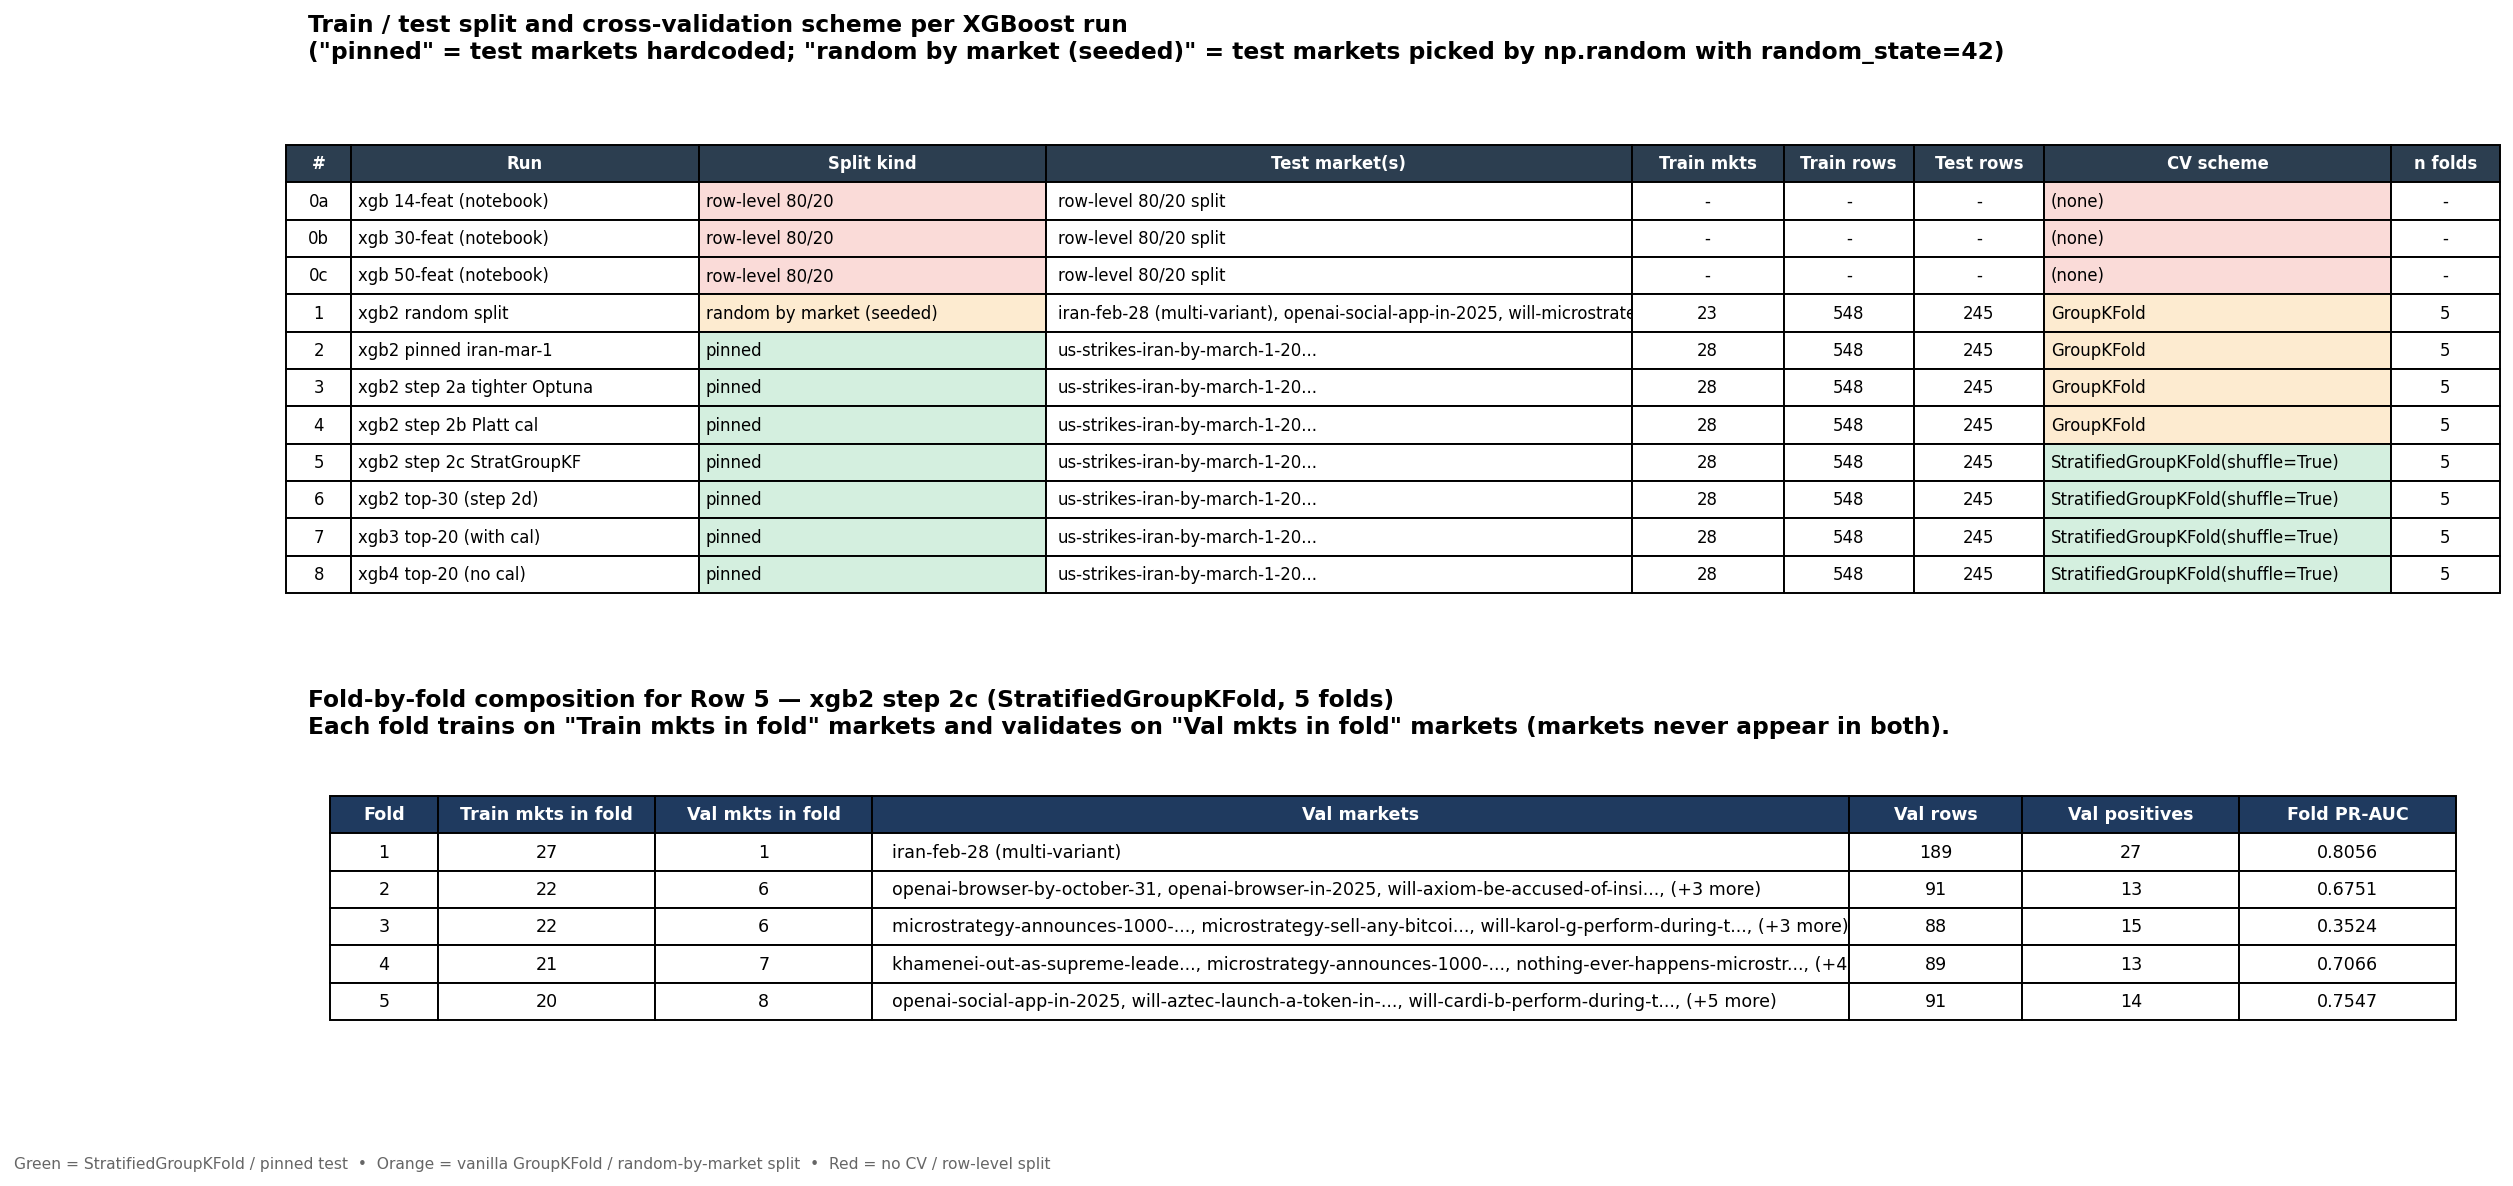

Source code (Python):
"""Render a visual breakdown of how train/test split and CV were done per run.

Reads the same cache/models/<MODEL>_*.meta.json files used by
xgboost_comparison.py and produces xgboost_cv_breakdown.png with:
  - top: per-run table of split strategy + CV scheme + train/test sizes
  - bottom: fold-by-fold breakdown for the step-2c run (representative
    StratifiedGroupKFold example).
"""

from __future__ import annotations

import json
from pathlib import Path

import matplotlib
matplotlib.use("Agg")
import matplotlib.pyplot as plt

MODEL_DIR = Path("cache/models")
OUT_PATH = Path("xgboost_cv_breakdown.png")

# Same row order as xgboost_comparison.py for easy cross-reference.
XGB_RUNS = [
    ("0a", "xgb 14-feat (notebook)",      "xgb_insider_14feat_latest.meta.json"),
    ("0b", "xgb 30-feat (notebook)",      "xgb_insider_30feat_latest.meta.json"),
    ("0c", "xgb 50-feat (notebook)",      "xgb_insider_50feat_latest.meta.json"),
    ("1",  "xgb2 random split",           "xgb_insider_10feat_v2_20260615_115126.meta.json"),
    ("2",  "xgb2 pinned iran-mar-1",      "xgb_insider_10feat_v2_20260615_120424.meta.json"),
    ("3",  "xgb2 step 2a tighter Optuna", "xgb_insider_10feat_v2_20260615_121020.meta.json"),
    ("4",  "xgb2 step 2b Platt cal",      "xgb_insider_10feat_v2_20260615_123115.meta.json"),
    ("5",  "xgb2 step 2c StratGroupKF",   "xgb_insider_10feat_v2_latest.meta.json"),
    ("6",  "xgb2 top-30 (step 2d)",       "xgb_insider_30feat_v2_latest.meta.json"),
    ("7",  "xgb3 top-20 (with cal)",      "xgb_insider_20feat_v2_latest.meta.json"),
    ("8",  "xgb4 top-20 (no cal)",        "xgb_insider_20feat_v2_nocal_latest.meta.json"),
]

# Worked-example run for the per-fold breakdown table.
EXAMPLE_RUN_META = "xgb_insider_10feat_v2_latest.meta.json"
EXAMPLE_RUN_TAG = "Row 5 — xgb2 step 2c (StratifiedGroupKFold, 5 folds)"


def short_market(slug: str, maxlen: int = 32) -> str:
    """Truncate giant slugs like the iran-feb-28 one to a readable label."""
    if slug.startswith("us-strikes-iran-by-february-28-2026"):
        return "iran-feb-28 (multi-variant)"
    if slug.startswith("will-us-or-israel-strike-iran-by-february-28-2026"):
        return "us-or-isr-iran-feb-28"
    if len(slug) <= maxlen:
        return slug
    return slug[: maxlen - 1] + "..."


def market_list(slugs: list[str], max_show: int = 6) -> str:
    """Join a list of market slugs with truncation."""
    shown = [short_market(s, maxlen=30) for s in slugs[:max_show]]
    extra = len(slugs) - max_show
    if extra > 0:
        shown.append(f"(+{extra} more)")
    return ", ".join(shown)


def cv_scheme_short(scheme: str) -> str:
    """Reduce a verbose CV scheme description to a short label."""
    if not scheme:
        return "(none)"
    if "StratifiedGroupKFold" in scheme:
        return "StratifiedGroupKFold(shuffle=True)"
    if "GroupKFold" in scheme:
        return "GroupKFold"
    if "TimeSeriesSplit" in scheme:
        return "TimeSeriesSplit"
    return scheme[:30]


def split_kind(strategy: str) -> str:
    if "pinned" in strategy.lower():
        return "pinned"
    if "random by market" in strategy.lower():
        return "random by market (seeded)"
    if not strategy:
        return "row-level 80/20"
    return strategy[:30]


def load_run_summary(meta_path: str) -> dict:
    m = json.load(open(MODEL_DIR / meta_path))
    cv = m.get("cv", {})
    return {
        "split_strategy": m.get("split_strategy", ""),
        "test_markets": m.get("test_markets", []),
        "n_train_markets": m.get("n_train_markets"),
        "n_test_markets": m.get("n_test_markets"),
        "n_train_rows": m.get("n_train_rows"),
        "n_test_rows": m.get("n_test_rows"),
        "cv_scheme": cv.get("scheme", ""),
        "n_folds": cv.get("n_folds"),
        "folds": cv.get("folds", []),
    }


def build_summary_rows() -> list[list[str]]:
    rows = []
    for run_id, name, meta_path in XGB_RUNS:
        try:
            s = load_run_summary(meta_path)
        except FileNotFoundError:
            rows.append([run_id, name, "-", "-", "-", "-", "-", "-", "-"])
            continue
        if not s["test_markets"]:
            test_str = "row-level 80/20 split"
        else:
            test_str = market_list(s["test_markets"], max_show=3)
        rows.append([
            run_id,
            name,
            split_kind(s["split_strategy"]),
            test_str,
            str(s["n_train_markets"]) if s["n_train_markets"] is not None else "-",
            str(s["n_train_rows"]) if s["n_train_rows"] is not None else "-",
            str(s["n_test_rows"]) if s["n_test_rows"] is not None else "-",
            cv_scheme_short(s["cv_scheme"]),
            str(s["n_folds"]) if s["n_folds"] is not None else "-",
        ])
    return rows


def build_fold_rows(meta_path: str) -> list[list[str]]:
    s = load_run_summary(meta_path)
    rows = []
    for f in s["folds"]:
        val_mks = f.get("val_markets", [])
        val_mks_str = market_list(val_mks, max_show=3) if val_mks else "-"
        pr = f.get("pr_auc")
        rows.append([
            str(f.get("fold", "-")),
            str(f.get("n_train_markets", "-")),
            str(f.get("n_val_markets", "-")),
            val_mks_str,
            str(f.get("n_val_rows", "-")),
            str(f.get("n_val_positives", "-")),
            f"{pr:.4f}" if isinstance(pr, (int, float)) else "-",
        ])
    return rows


def style_header(table, headers, header_color="#2c3e50"):
    for j in range(len(headers)):
        cell = table[0, j]
        cell.set_text_props(weight="bold", color="white")
        cell.set_facecolor(header_color)


def left_align(table, row_idx, col_idx):
    cell = table[row_idx, col_idx]
    cell.get_text().set_ha("left")
    cell.PAD = 0.02


def render(summary_rows, fold_rows, out_path: Path) -> None:
    summary_headers = [
        "#", "Run", "Split kind", "Test market(s)",
        "Train mkts", "Train rows", "Test rows",
        "CV scheme", "n folds",
    ]
    fold_headers = [
        "Fold", "Train mkts in fold", "Val mkts in fold",
        "Val markets", "Val rows", "Val positives", "Fold PR-AUC",
    ]

    fig = plt.figure(figsize=(20, 9))
    gs = fig.add_gridspec(
        2, 1,
        height_ratios=[len(summary_rows) + 1.5, len(fold_rows) + 1.5],
        hspace=0.25,
    )

    # ---- top: per-run summary ----
    ax1 = fig.add_subplot(gs[0])
    ax1.axis("off")
    ax1.set_title(
        "Train / test split and cross-validation scheme per XGBoost run\n"
        "(\"pinned\" = test markets hardcoded; \"random by market (seeded)\" = "
        "test markets picked by np.random with random_state=42)",
        loc="left", fontsize=12, fontweight="bold", pad=14,
    )

    col_widths = [0.03, 0.16, 0.16, 0.27, 0.07, 0.06, 0.06, 0.16, 0.05]
    table1 = ax1.table(
        cellText=summary_rows,
        colLabels=summary_headers,
        colWidths=col_widths,
        loc="center", cellLoc="center", colLoc="center",
    )
    table1.auto_set_font_size(False)
    table1.set_fontsize(8.5)
    table1.scale(1, 1.6)

    style_header(table1, summary_headers)

    # Color-code split kind so pinned vs random is visually obvious.
    split_col = summary_headers.index("Split kind")
    cv_col = summary_headers.index("CV scheme")
    for i, row in enumerate(summary_rows, start=1):
        kind = row[split_col]
        if "pinned" in kind:
            table1[i, split_col].set_facecolor("#d4efdf")  # light green
        elif "random by market" in kind:
            table1[i, split_col].set_facecolor("#fdebd0")  # light orange
        elif "row-level" in kind:
            table1[i, split_col].set_facecolor("#fadbd8")  # light red
        # CV scheme color
        cv = row[cv_col]
        if "Stratified" in cv:
            table1[i, cv_col].set_facecolor("#d4efdf")
        elif "GroupKFold" == cv:
            table1[i, cv_col].set_facecolor("#fdebd0")
        elif cv == "(none)":
            table1[i, cv_col].set_facecolor("#fadbd8")
        # left-align the "Run", "Split kind", "Test market(s)", "CV scheme"
        for j in (1, 2, 3, 7):
            left_align(table1, i, j)

    # ---- bottom: fold breakdown for example run ----
    ax2 = fig.add_subplot(gs[1])
    ax2.axis("off")
    ax2.set_title(
        f"Fold-by-fold composition for {EXAMPLE_RUN_TAG}\n"
        "Each fold trains on \"Train mkts in fold\" markets and validates "
        "on \"Val mkts in fold\" markets (markets never appear in both).",
        loc="left", fontsize=12, fontweight="bold", pad=14,
    )

    fold_col_widths = [0.05, 0.10, 0.10, 0.45, 0.08, 0.10, 0.10]
    table2 = ax2.table(
        cellText=fold_rows,
        colLabels=fold_headers,
        colWidths=fold_col_widths,
        loc="center", cellLoc="center", colLoc="center",
    )
    table2.auto_set_font_size(False)
    table2.set_fontsize(9)
    table2.scale(1, 1.6)
    style_header(table2, fold_headers, header_color="#1f3a5f")

    # Left-align val_markets column
    for i in range(1, len(fold_rows) + 1):
        left_align(table2, i, 3)

    # Footer legend
    fig.text(
        0.02, 0.02,
        "Green = StratifiedGroupKFold / pinned test  •  Orange = vanilla GroupKFold / "
        "random-by-market split  •  Red = no CV / row-level split",
        fontsize=8, color="#666666",
    )

    fig.savefig(out_path, dpi=140, bbox_inches="tight", facecolor="white")
    plt.close(fig)
    print(f"saved {out_path}")


def main() -> None:
    summary_rows = build_summary_rows()
    fold_rows = build_fold_rows(EXAMPLE_RUN_META)
    render(summary_rows, fold_rows, OUT_PATH)


if __name__ == "__main__":
    main()
